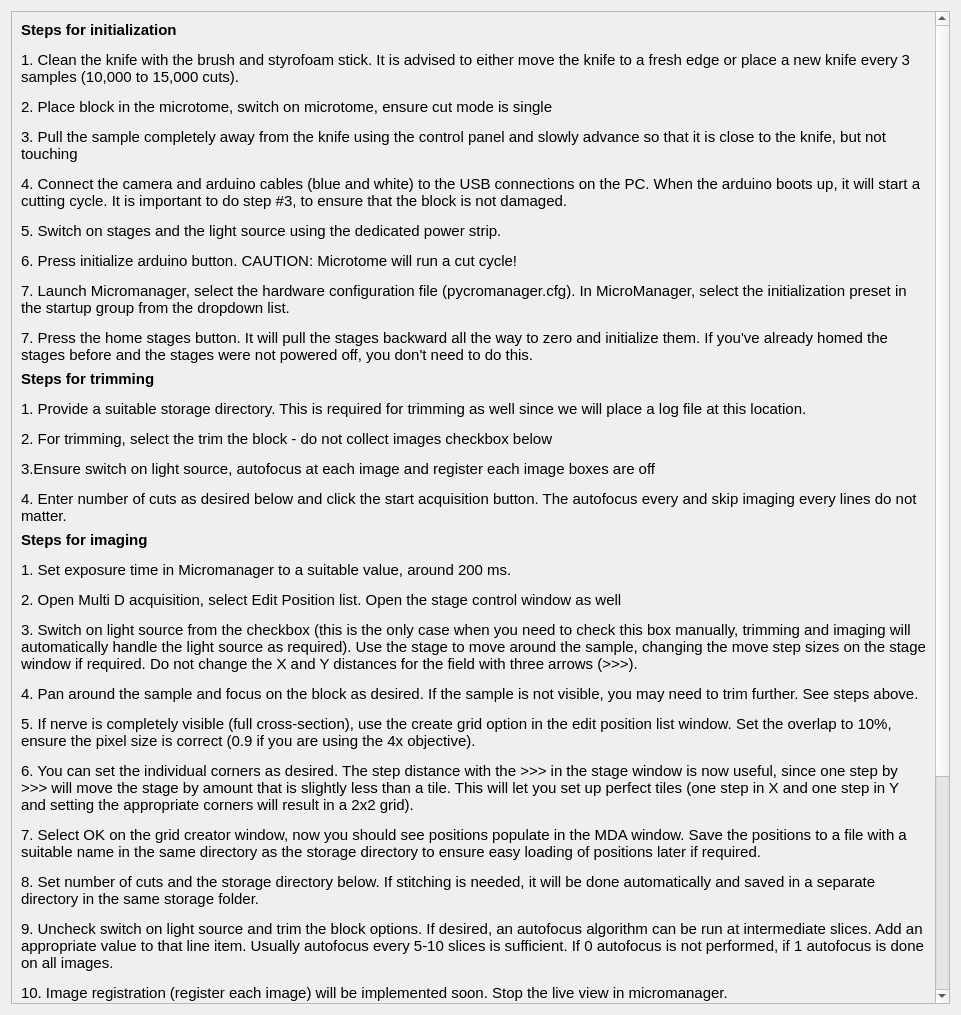
<?xml version="1.0" encoding="UTF-8"?>
<ui version="4.0">
 <class>Dialog</class>
 <widget class="QDialog" name="Dialog">
  <property name="geometry">
   <rect>
    <x>0</x>
    <y>0</y>
    <width>961</width>
    <height>1015</height>
   </rect>
  </property>
  <property name="windowTitle">
   <string>Dialog</string>
  </property>
  <layout class="QVBoxLayout" name="verticalLayout">
   <item>
    <widget class="QScrollArea" name="scrollArea">
     <property name="widgetResizable">
      <bool>true</bool>
     </property>
     <widget class="QWidget" name="scrollAreaWidgetContents">
      <property name="geometry">
       <rect>
        <x>0</x>
        <y>0</y>
        <width>924</width>
        <height>1392</height>
       </rect>
      </property>
      <layout class="QVBoxLayout" name="verticalLayout_2">
       <item>
        <widget class="QLabel" name="notesInitialization">
         <property name="sizePolicy">
          <sizepolicy hsizetype="Preferred" vsizetype="Fixed">
           <horstretch>0</horstretch>
           <verstretch>0</verstretch>
          </sizepolicy>
         </property>
         <property name="font">
          <font>
           <family>Segoe UI</family>
           <pointsize>11</pointsize>
           <weight>50</weight>
           <bold>false</bold>
          </font>
         </property>
         <property name="text">
          <string>&lt;html&gt;&lt;head/&gt;&lt;body&gt;&lt;p&gt;&lt;span style=&quot; font-weight:600;&quot;&gt;Steps for initialization&lt;/span&gt;&lt;/p&gt;&lt;p&gt;1. Clean the knife with the brush and styrofoam stick. It is advised to either move the knife to a fresh edge or place a new knife every 3 samples (10,000 to 15,000 cuts).&lt;/p&gt;&lt;p&gt;2. Place block in the microtome, switch on microtome, ensure cut mode is single &lt;/p&gt;&lt;p&gt;3. Pull the sample completely away from the knife using the control panel and slowly advance so that it is close to the knife, but not touching &lt;/p&gt;&lt;p&gt;4. Connect the camera and arduino cables (blue and white) to the USB connections on the PC. When the arduino boots up, it will start a cutting cycle. It is important to do step #3, to ensure that the block is not damaged.&lt;/p&gt;&lt;p&gt;5. Switch on stages and the light source using the dedicated power strip. &lt;/p&gt;&lt;p&gt;6. Press initialize arduino button. CAUTION: Microtome will run a cut cycle!&lt;/p&gt;&lt;p&gt;7. Launch Micromanager, select the hardware configuration file (pycromanager.cfg). In MicroManager, select the initialization preset in the startup group from the dropdown list.&lt;/p&gt;&lt;p&gt;7. Press the home stages button. It will pull the stages backward all the way to zero and initialize them. If you've already homed the stages before and the stages were not powered off, you don't need to do this.&lt;/p&gt;&lt;/body&gt;&lt;/html&gt;</string>
         </property>
         <property name="wordWrap">
          <bool>true</bool>
         </property>
        </widget>
       </item>
       <item>
        <widget class="QLabel" name="notesTrimming">
         <property name="sizePolicy">
          <sizepolicy hsizetype="Preferred" vsizetype="Fixed">
           <horstretch>0</horstretch>
           <verstretch>0</verstretch>
          </sizepolicy>
         </property>
         <property name="font">
          <font>
           <family>Segoe UI</family>
           <pointsize>11</pointsize>
           <weight>50</weight>
           <bold>false</bold>
          </font>
         </property>
         <property name="text">
          <string>&lt;html&gt;&lt;head/&gt;&lt;body&gt;&lt;p&gt;&lt;span style=&quot; font-weight:600;&quot;&gt;Steps for trimming&lt;/span&gt;&lt;/p&gt;&lt;p&gt;1. Provide a suitable storage directory. This is required for trimming as well since we will place a log file at this location.&lt;/p&gt;&lt;p&gt;2. For trimming, select the trim the block - do not collect images checkbox below&lt;/p&gt;&lt;p&gt;3.Ensure switch on light source, autofocus at each image and register each image boxes are off &lt;/p&gt;&lt;p&gt;4. Enter number of cuts as desired below and click the start acquisition button. The autofocus every and skip imaging every lines do not matter.&lt;/p&gt;&lt;/body&gt;&lt;/html&gt;</string>
         </property>
         <property name="wordWrap">
          <bool>true</bool>
         </property>
        </widget>
       </item>
       <item>
        <widget class="QLabel" name="notesImaging">
         <property name="font">
          <font>
           <family>Segoe UI</family>
           <weight>75</weight>
           <bold>true</bold>
          </font>
         </property>
         <property name="text">
          <string>&lt;html&gt;&lt;head/&gt;&lt;body&gt;&lt;p&gt;&lt;span style=&quot; font-size:11pt;&quot;&gt;Steps for imaging&lt;/span&gt;&lt;/p&gt;&lt;p&gt;&lt;span style=&quot; font-size:11pt; font-weight:400;&quot;&gt;1. Set exposure time in Micromanager to a suitable value, around 200 ms.&lt;/span&gt;&lt;/p&gt;&lt;p&gt;&lt;span style=&quot; font-size:11pt; font-weight:400;&quot;&gt;2. Open Multi D acquisition, select Edit Position list. Open the stage control window as well&lt;/span&gt;&lt;/p&gt;&lt;p&gt;&lt;span style=&quot; font-size:11pt; font-weight:400;&quot;&gt;3. Switch on light source from the checkbox (this is the only case when you need to check this box manually, trimming and imaging will automatically handle the light source as required). Use the stage to move around the sample, changing the move step sizes on the stage window if required. Do not change the X and Y distances for the field with three arrows (&amp;gt;&amp;gt;&amp;gt;).&lt;/span&gt;&lt;/p&gt;&lt;p&gt;&lt;span style=&quot; font-size:11pt; font-weight:400;&quot;&gt;4. Pan around the sample and focus on the block as desired. If the sample is not visible, you may need to trim further. See steps above.&lt;/span&gt;&lt;/p&gt;&lt;p&gt;&lt;span style=&quot; font-size:11pt; font-weight:400;&quot;&gt;5. If nerve is completely visible (full cross-section), use the create grid option in the edit position list window. Set the overlap to 10%, ensure the pixel size is correct (0.9 if you are using the 4x objective).&lt;/span&gt;&lt;/p&gt;&lt;p&gt;&lt;span style=&quot; font-size:11pt; font-weight:400;&quot;&gt;6. You can set the individual corners as desired. The step distance with the &amp;gt;&amp;gt;&amp;gt; in the stage window is now useful, since one step by &amp;gt;&amp;gt;&amp;gt; will move the stage by amount that is slightly less than a tile. This will let you set up perfect tiles (one step in X and one step in Y and setting the appropriate corners will result in a 2x2 grid).&lt;/span&gt;&lt;/p&gt;&lt;p&gt;&lt;span style=&quot; font-size:11pt; font-weight:400;&quot;&gt;7. Select OK on the grid creator window, now you should see positions populate in the MDA window. Save the positions to a file with a suitable name in the same directory as the storage directory to ensure easy loading of positions later if required.&lt;/span&gt;&lt;/p&gt;&lt;p&gt;&lt;span style=&quot; font-size:11pt; font-weight:400;&quot;&gt;8. Set number of cuts and the storage directory below. If stitching is needed, it will be done automatically and saved in a separate directory in the same storage folder.&lt;/span&gt;&lt;/p&gt;&lt;p&gt;&lt;span style=&quot; font-size:11pt; font-weight:400;&quot;&gt;9. Uncheck switch on light source and trim the block options. If desired, an autofocus algorithm can be run at intermediate slices. Add an appropriate value to that line item. Usually autofocus every 5-10 slices is sufficient. If 0 autofocus is not performed, if 1 autofocus is done on all images.&lt;/span&gt;&lt;/p&gt;&lt;p&gt;&lt;span style=&quot; font-size:11pt; font-weight:400;&quot;&gt;10. Image registration (register each image) will be implemented soon. Stop the live view in micromanager.&lt;/span&gt;&lt;/p&gt;&lt;p&gt;&lt;span style=&quot; font-size:11pt; font-weight:400;&quot;&gt;11. Images can be skipped between sections. Add an appropriate value there. If 0, no images are skipped.&lt;/span&gt;&lt;/p&gt;&lt;p&gt;&lt;span style=&quot; font-size:11pt; font-weight:400;&quot;&gt;12. Click start acquisition button.&lt;/span&gt;&lt;/p&gt;&lt;/body&gt;&lt;/html&gt;</string>
         </property>
         <property name="wordWrap">
          <bool>true</bool>
         </property>
        </widget>
       </item>
       <item>
        <widget class="QLabel" name="label">
         <property name="font">
          <font>
           <family>Segoe UI</family>
           <pointsize>11</pointsize>
           <weight>50</weight>
           <bold>false</bold>
          </font>
         </property>
         <property name="text">
          <string>&lt;html&gt;&lt;head/&gt;&lt;body&gt;&lt;p&gt;&lt;span style=&quot; font-weight:600;&quot;&gt;Stopping and restarting imaging&lt;/span&gt;&lt;/p&gt;&lt;p&gt;For trimming and acquisition cycle, the stop acquisition button will work to stop the session. It will be noted in the log file as to how many cuts were taken.&lt;/p&gt;&lt;p&gt;If there is an error in the program, this software may shut down. You can relaunch the software and try running again.&lt;/p&gt;&lt;p&gt;If the block was being imaged, the acquisition window displaying the images in MicroManager will need to be relaunched. If it says acquisition &amp;quot;(Running)&amp;quot; in the top left bar of the acquisition window, Micromanager would need to be closed and restarted. You will need to set the startup group to the initialization preset again, and set the positions again in the MultiD acquisition window. It is easy to load in the position file again if you saved it earlier.&lt;/p&gt;&lt;p&gt;There is no &amp;quot;pause&amp;quot; option in the software. You stop and restart as desired.&lt;/p&gt;&lt;/body&gt;&lt;/html&gt;</string>
         </property>
         <property name="wordWrap">
          <bool>true</bool>
         </property>
        </widget>
       </item>
      </layout>
     </widget>
    </widget>
   </item>
  </layout>
 </widget>
 <resources/>
 <connections/>
</ui>
